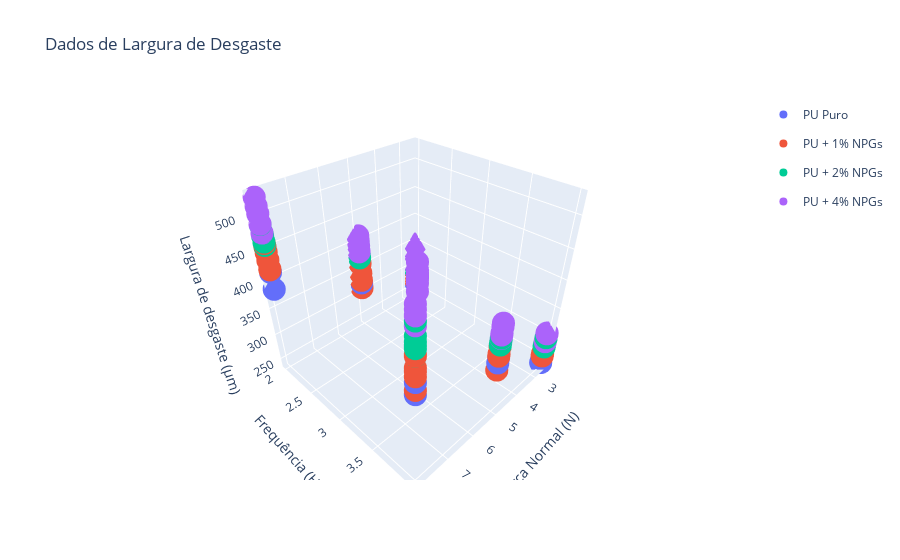

The cell this chart's notebook holds for it:
### Code cell
titles = {0: 'PU Puro',
          1: 'PU + 1% NPGs',
          2: 'PU + 2% NPGs',
          4: 'PU + 4% NPGs'
            }

fig = go.Figure()
for eg in df['EG'].unique():
    mask = (df['EG']==eg)
    fig.add_trace(go.Scatter3d(
                                x=df[mask]['Força Normal'],
                                y=df[mask]['Frequência'],
                                z=df[mask]['Largura Média'],
                                mode="markers",
                                legendgroup=titles[eg],
                                name = titles[eg],
                                ))
scene = dict(xaxis_title = 'Força Normal (N)',
             yaxis_title = 'Frequência (Hz)',
             zaxis_title = 'Largura de desgaste (µm)'
            )
fig.update_layout(scene = scene,
                  title_text = 'Dados de Largura de Desgaste',
                  autosize = True,
                  #width=1000,
                  #height=1000,
                 )
fig.show()

# with open(outputfile, 'a') as f:
#     f.write(fig.to_html(full_html=False, include_plotlyjs='cdn'))

### Figure 1 — Plotly figure (JSON) as saved in the notebook; plotly's stock layout.template omitted (floating-point values rounded to 4 significant figures)
{"data": [{"legendgroup": "PU Puro", "mode": "markers", "name": "PU Puro", "type": "scatter3d", "x": [2.5, 2.5, 2.5, 2.5, 5, 5, 5, 5, 8, 8, 8, 8], "y": [2, 2, 4, 4, 2, 2, 4, 4, 2, 2, 4, 4], "z": [264.3, 262.4, 255.1, 241.3, 324.8, 321, 329.2, 339.4, 413.5, 384.7, 389.6, 408]}, {"legendgroup": "PU + 1% NPGs", "mode": "markers", "name": "PU + 1% NPGs", "type": "scatter3d", "x": [2.5, 2.5, 2.5, 2.5, 2.5, 2.5, 2.5, 2.5, 5, 5, 5, 5, 5, 5, 5, 5, 5, 8, 8, 8, 8, 8, 8, 8, 8, 8, 8, 8, 8], "y": [2, 2, 2, 2, 2, 2, 4, 4, 2, 2, 2, 2, 2, 4, 4, 4, 4, 2, 2, 2, 2, 2, 2, 4, 4, 4, 4, 4, 4], "z": [267.6, 274.0, 280.2, 287.9, 268.8, 268.0, 260.8, 255.7, 326.2, 311.0, 326.2, 359.5, 340.5, 316.0, 345.3, 341.4, 358.4, 452.9, 445.3, 459.1, 433.1, 418.7, 417.4, 396.2, 424.1, 416.4, 445.3, 428.8, 447.5]}, {"legendgroup": "PU + 2% NPGs", "mode": "markers", "name": "PU + 2% NPGs", "type": "scatter3d", "x": [2.5, 2.5, 2.5, 2.5, 2.5, 2.5, 5, 5, 5, 5, 5, 5, 8, 8, 8, 8, 8, 8, 8, 8, 8, 8, 8, 8], "y": [2, 2, 2, 4, 4, 4, 2, 2, 2, 4, 4, 4, 2, 2, 2, 2, 2, 2, 4, 4, 4, 4, 4, 4], "z": [299.0, 293.0, 291.0, 279.0, 274.9, 293.8, 377.4, 370.4, 377.1, 372.9, 361.1, 366.1, 474.5, 456.0, 486.9, 470.5, 461.1, 472.8, 489.7, 463.8, 471.3, 455.2, 445.2, 459.0]}, {"legendgroup": "PU + 4% NPGs", "mode": "markers", "name": "PU + 4% NPGs", "type": "scatter3d", "x": [2.5, 2.5, 2.5, 2.5, 2.5, 2.5, 2.5, 2.5, 2.5, 2.5, 2.5, 2.5, 5, 5, 5, 5, 5, 5, 5, 5, 5, 5, 5, 5, 5.17, 5.17, 5.17, 5.17, 5.17, 5.17, 5.17, 5.17, 5.17, 5.17, 5.17, 5.17, 8, 8, 8, 8, 8, 8, 8, 8, 8, 8, 8, 8], "y": [2, 2, 2, 2, 2, 2, 4, 4, 4, 4, 4, 4, 2, 2, 2, 2, 2, 2, 4, 4, 4, 4, 4, 4, 3, 3, 3, 3, 3, 3, 3, 3, 3, 3, 3, 3, 2, 2, 2, 2, 2, 2, 4, 4, 4, 4, 4, 4], "z": [322.8, 328.3, 344.7, 292.1, 290.5, 300.6, 289.8, 285.7, 303.4, 292.4, 301.7, 287.3, 400.2, 393.2, 402.3, 411.1, 382.9, 381.7, 381.4, 378.0, 397.5, 372.2, 380.6, 392.0, 407.6, 401.7, 414.8, 428.3, 411.0, 404.2, 393.3, 410.2, 378.9, 407.4, 398.8, 404.8, 524.9, 512.6, 502.1, 474.7, 474.3, 487.4, 509.7, 495.8, 484.0, 496.8, 503.4, 488.8]}], "layout": {"autosize": true, "scene": {"xaxis": {"title": {"text": "Força Normal (N)"}}, "yaxis": {"title": {"text": "Frequência (Hz)"}}, "zaxis": {"title": {"text": "Largura de desgaste (µm)"}}}, "title": {"text": "Dados de Largura de Desgaste"}}}
